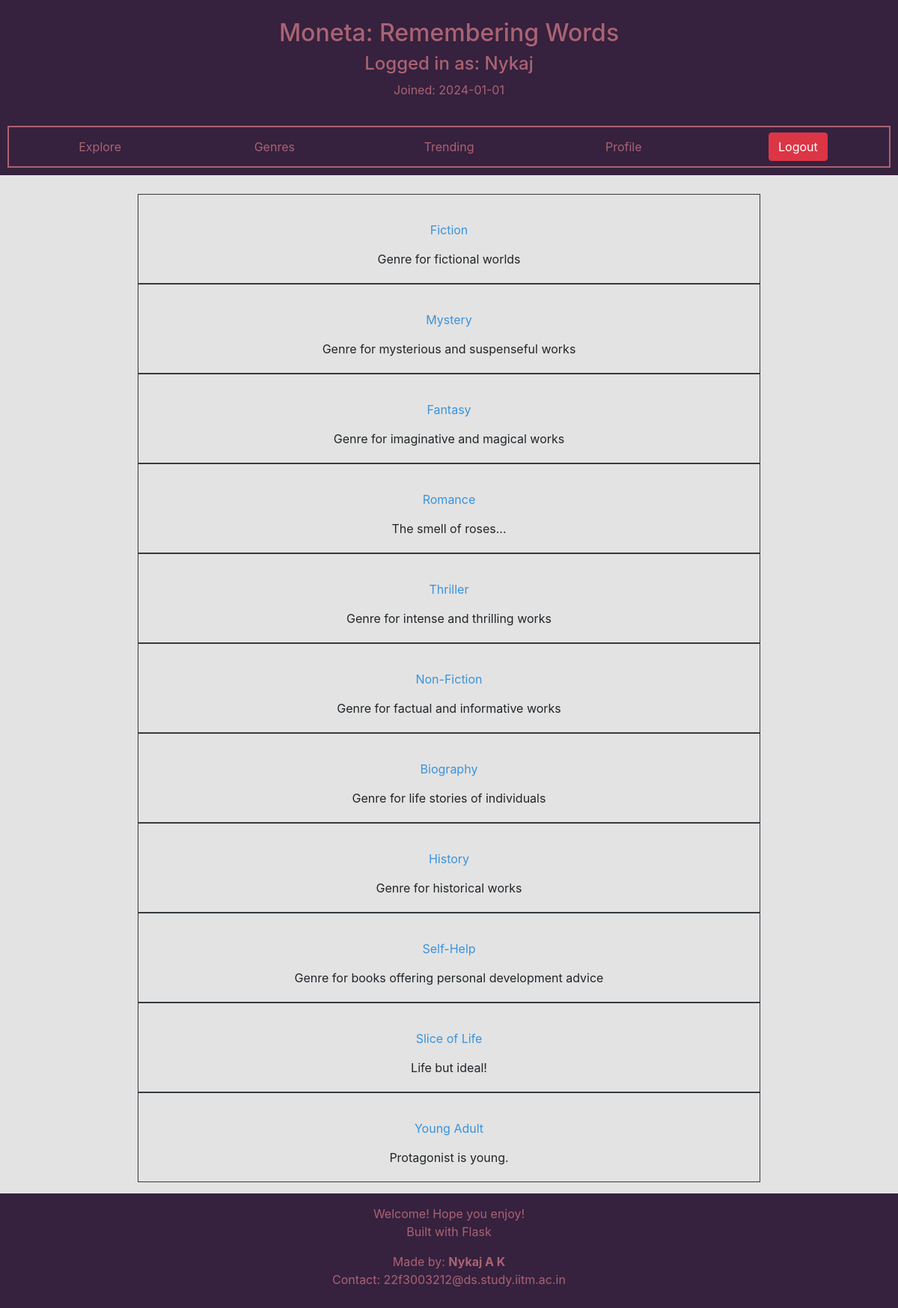
Page /sections (signed in) on the committed database.
### moneta/models.py (models this page shows, shortened)
class User(db.Model,UserMixin):
    __tablename__ = "user"
    id = db.Column(db.Integer,primary_key = True)
    username = db.Column(db.String(20),nullable=False,unique=True)
    password = db.Column(db.String(60),nullable=True)
    email = db.Column(db.String(60),nullable=False,unique=True)
    doj = db.Column(db.DateTime, nullable=False, default = date.today())
    is_librarian = db.Column(db.Integer,nullable = False, default = 0)
    borrowed = db.relationship('Borrow',backref='user',lazy=True)
    returned = db.relationship('Return',backref='user',lazy=True)
    comments = db.relationship('Comment',backref = 'user', lazy=True)
    requested = db.relationship('Requested',backref = 'user', lazy=True)

class Section(db.Model):
    __tablename__ = "section"
    id = db.Column(db.Integer,primary_key = True)
    name = db.Column(db.String(40), unique = True, nullable = False)
    doc = db.Column(db.DateTime, default = date.today()) #Unused
    description = db.Column(db.String(256))
    books = db.relationship('Book',secondary=category,backref = db.backref('sections',lazy='dynamic') )

### moneta/routes.py (the view)
@app.route("/sections")
@normal_user_required
def genre():
    sections = Section.query.all()
    return render_template('user_specific/sections.html',sections=sections)

### moneta/routes.py (called while the page is built, shortened)
@login_manager.user_loader
def load_user(user_id):
    user = User.query.filter_by(id=user_id).first()
    app.logger.info(f"User {user.username} was loaded!")
    return user

def normal_user_required(fun):
    @wraps(fun)
    def inner(*args,**kwargs):
        if not current_user.is_anonymous and not current_user.is_librarian:
            return fun(*args,**kwargs)
    return inner

### moneta/templates/user_specific/sections.html
{% extends "user_specific/dashboard.html" %}
{% block main_body %}
    <div class="container">
        {% for section in sections %}
            <div class="mx-auto text-center border border-dark p-1" style="width:75%">
                <br>
                <h5><a class="link-text btn" href="{{ url_for('selected_genre',name=section.name) }}">{{section.name}}</a></h5>
                <p>{{section.description}}</p>
            </div>
        {% endfor %}
    </div>
{% endblock %}

### moneta/templates/user_specific/dashboard.html
{% extends "base_templates/base.html" %}
{% block header_element %}
    <div class="container-flexible" id="header-container">
        <div class="row text-center header-container-element" id="header-container-info">
            <div class="col" id="header-container-info-content">
                <h2 class="header-info-content-text">Moneta: Remembering Words</h2>
                <h4 class="header-info-content-text">Logged in as: {{ current_user.username }} </h4>
                <p class="header-info-content-text">Joined: {{current_user.doj.__str__()[:10:]}}</p>
            </div>
        </div>
        <div class="row text-center header-container-element" id="header-container-links">
            <div class="col header-link-div"><a class="btn header-link" href="{{ url_for('search') }}">Explore</a></div>
            <div class="col header-link-div"><a class="btn header-link" href="{{ url_for('genre') }}">Genres</a></div>
            <div class="col header-link-div"><a class="btn header-link" href="{{ url_for('trending') }}">Trending</a></div>
            <div class="col header-link-div"><a class="btn header-link" href="{{ url_for('home') }}">Profile</a></div>
            <div class="col header-link-div"><a class="btn btn-danger" href="{{ url_for('logout') }}">Logout</a></div>
        </div>
    </div>
{% endblock %}

### moneta/templates/base_templates/base.html (shortened to what this page needs)
<html>
    <head>
        <link href="{{ url_for('static',filename='bootstrap/css/bootstrap.min.css') }}" rel="stylesheet">
        <link rel="stylesheet" href="{{ url_for('static',filename='custom/global_styles.css') }}">
        <link rel="stylesheet" href="{{ url_for('static',filename='custom/header_styles.css') }}">
        <link rel="stylesheet" href="{{ url_for('static',filename='custom/footer_styles.css') }}">
        <link rel="stylesheet" href="{{ url_for('static',filename='custom/content_text_styles.css') }}">
    </head>
    <body>
        {% block header_element %}{% endblock %}
        <div id="content-container">
            {% block main_body %}
            {% endblock %}
        </div>
        {% block footer_element %}
        <div class="text-center" id="footer-container">
            <div id="footer-content">
                <section class="footer-section">
                    <p class="footer-text">Welcome! Hope you enjoy!<br>Built with Flask</p>
                </section>
                <section class="footer-section">
                    <address class="footer-text">
                        Made by: <strong>Nykaj A K</strong><br>
                        Contact: 22f3003212@ds.study.iitm.ac.in
                    </address>
                </section>
            </div>
        </div>
        {% endblock %}
    </body>
</html>

### moneta/static/custom/global_styles.css (style rules this page uses)
:root { --custom_primary: rgb(57,147,221); --custom_secondary: rgb(84,122,65); --custom_tertiary: rgb(170,99,115); --custom_accent_light: rgb(227,227,227); --custom_accent_dark: rgb(54,33,62); }
body { background-color: var(--custom_accent_light); overflow-x: hidden; min-height: 100vh; display: flex; flex-direction: column; }
#content-container { margin: 5px; padding: 10px; }

### moneta/static/custom/header_styles.css (style rules this page uses)
#header-container { padding: 5px; margin-bottom: 10px; background-color: var(--custom_accent_dark); }
.header-container-element { padding: 5px; margin: 5px; margin-top: 15px; }
.header-link-div { margin: 2px; }
.header-link { color: var(--custom_tertiary); }
.header-info-content-text { color: var(--custom_tertiary); }
#header-container-links { border: 2px solid var(--custom_tertiary); }

### moneta/static/custom/footer_styles.css (style rules this page uses)
#footer-container { padding: 5px; background-color: var(--custom_accent_dark); margin-top: auto; }
#footer-content { padding: 5px; }
.footer-section { margin: 5px; }
.footer-text { color: var(--custom_tertiary); }

### moneta/static/custom/content_text_styles.css (style rules this page uses)
.link-text { color: var(--custom_primary); }

### rows in the picture
User: username "Nykaj", doj "2024-01-01"
Section: name "Fiction", description "Genre for fictional worlds"
Section: name "Mystery", description "Genre for mysterious and suspenseful works"
Section: name "Fantasy", description "Genre for imaginative and magical works"
Section: name "Romance", description "The smell of roses..."
Section: name "Thriller", description "Genre for intense and thrilling works"
Section: name "Non-Fiction", description "Genre for factual and informative works"
Section: name "Biography", description "Genre for life stories of individuals"
Section: name "History", description "Genre for historical works"
Section: name "Self-Help", description "Genre for books offering personal development advice"
Section: name "Slice of Life", description "Life but ideal!"
Section: name "Young Adult", description "Protagonist is young."
